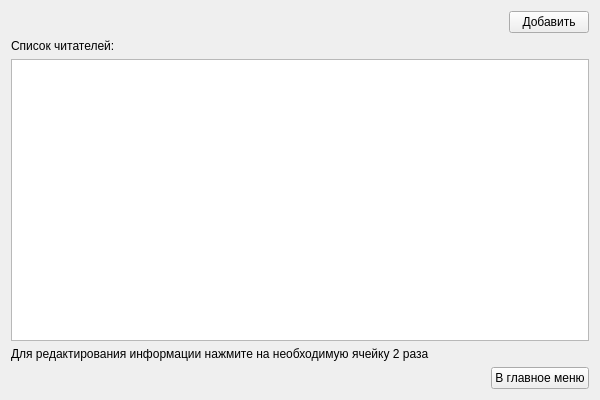
<?xml version="1.0" encoding="UTF-8"?>
<ui version="4.0">
 <class>Form</class>
 <widget class="QWidget" name="Form">
  <property name="geometry">
   <rect>
    <x>0</x>
    <y>0</y>
    <width>600</width>
    <height>400</height>
   </rect>
  </property>
  <property name="minimumSize">
   <size>
    <width>600</width>
    <height>400</height>
   </size>
  </property>
  <property name="windowTitle">
   <string>Form</string>
  </property>
  <layout class="QVBoxLayout" name="verticalLayout_2">
   <item>
    <layout class="QVBoxLayout" name="verticalLayout">
     <item>
      <layout class="QHBoxLayout" name="horizontalLayout">
       <item>
        <spacer name="horizontalSpacer">
         <property name="orientation">
          <enum>Qt::Horizontal</enum>
         </property>
         <property name="sizeHint" stdset="0">
          <size>
           <width>40</width>
           <height>20</height>
          </size>
         </property>
        </spacer>
       </item>
       <item>
        <widget class="QPushButton" name="add_b">
         <property name="text">
          <string>Добавить</string>
         </property>
        </widget>
       </item>
      </layout>
     </item>
     <item>
      <widget class="QLabel" name="label">
       <property name="text">
        <string>Список читателей:</string>
       </property>
      </widget>
     </item>
     <item>
      <widget class="QTableWidget" name="table"/>
     </item>
     <item>
      <widget class="QLabel" name="label_2">
       <property name="text">
        <string>Для редактирования информации нажмите на необходимую ячейку 2 раза</string>
       </property>
      </widget>
     </item>
     <item>
      <layout class="QHBoxLayout" name="horizontalLayout_4">
       <item>
        <widget class="QLabel" name="counter_lbl">
         <property name="text">
          <string/>
         </property>
        </widget>
       </item>
       <item>
        <spacer name="horizontalSpacer_2">
         <property name="orientation">
          <enum>Qt::Horizontal</enum>
         </property>
         <property name="sizeHint" stdset="0">
          <size>
           <width>40</width>
           <height>20</height>
          </size>
         </property>
        </spacer>
       </item>
       <item>
        <widget class="QPushButton" name="back">
         <property name="text">
          <string>В главное меню</string>
         </property>
        </widget>
       </item>
      </layout>
     </item>
    </layout>
   </item>
  </layout>
 </widget>
 <resources/>
 <connections/>
</ui>
